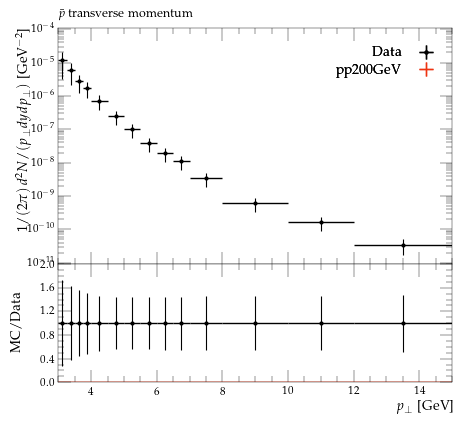

The script that saved this image:
#! /usr/bin/env python3

# This Python script was auto-generated using YODA v2.1.0.
# Analysis object: /STAR_2012_I930463/d01-x01-y06
# Timestamp: 07-10-2025 (17:32:21)

import matplotlib as mpl
import matplotlib.pyplot as plt
mpl.use('Agg') # comment out for interactive use
import os
import numpy as np
from numpy import nan, inf

plotDir = os.path.split(os.path.realpath(__file__))[0]
if 'YODA_USER_PLOT_PATH' in globals():
    plot_outdir = globals()['YODA_USER_PLOT_PATH']
else:
    plot_outdir = plotDir

#plot style
plt.style.use(os.path.join(plotDir, '../default.mplstyle'))
# plot metadata
figW, figH = plt.rcParams['figure.figsize']
ax_xLabel = r'$p_\perp$ [GeV]'
ax_yLabel = r'$1/(2\pi) \, d^2N/(p_\perp dy dp_\perp)$ [GeV$^{-2}$]'
ax_title  = r'$\bar{p}$ transverse momentum'
ax_xScale = 'linear'
ax_yScale = 'log'
xLims = (3.0, 15.0)
yLims = (9e-12, 0.00011000000000000002)

# TeX-friendly labels for the legend
labels = {
    'legend' : ([ r"Data", r"pp200GeV" ], r""),
}

# Adjust canvas width and height
canvasW = 10.0
canvasH = 9.0
figW *= canvasW/10.
figH *= canvasH/9.

# Create figure and axis objects
fig, (ax, ratio0_ax) = plt.subplots(2, 1, sharex=True,
                  figsize=(figW,figH), gridspec_kw={'height_ratios': (6.0, 3.0)})

# Set figure margins
plt.subplots_adjust(
    left   = 1.0 * plt.rcParams['figure.subplot.left'],
    right  = 1.0 * plt.rcParams['figure.subplot.right'],
    top    = 1.0 * plt.rcParams['figure.subplot.top'],
    bottom = 1.0 * plt.rcParams['figure.subplot.bottom'])

ratio0_ax.yaxis.set_major_locator(mpl.ticker.MultipleLocator(0.4))
ratio0_ax.set_ylim(0.0, 2.0)
ratio0_ax.set_ylabel('MC/Data')

# the numerical data is stored in a separate file
dataf = dict()
prefix = os.path.split(__file__)[0]
if prefix:    prefix = prefix + '/'
exec(open(prefix+'d01-x01-y06__data.py').read(), dataf)


legend_handles = dict() # keep track of handles for the legend

# style options for curves
# starts at zorder>=5 to draw curve on top of legend
styles = {
  'Data': {
    'color' : 'black',
    'linestyle' : '-',
    'linewidth' : 1,
    'marker' : 'o',
    'markersize' : 2,
    'capsize' : 0.0,
    'zorder' : 5,
    'histstyle' : 0,
    'drawstyle' : 'steps-pre',
    'xerrorbars' : 1,
    'yerrorbars' : 1,
    'fillcolor' : None,
    'fillopacity' : 1.0,
    'ratio0_linestyle' : '-',
    'ratio0_linewidth' : 1,
    'ratio0_marker' : 'o',
    'ratio0_markersize' : 2,
    'ratio0_capsize' : 0.0,
    'ratio0_zorder' : 5,
    'ratio0_histstyle' : 0,
    'ratio0_drawstyle' : 'steps-pre',
    'ratio0_xerrorbars' : 1,
    'ratio0_yerrorbars' : 1,
  },
  'pp200GeV.yoda': {
    'color' : '#EE3311',
    'linestyle' : '-',
    'linewidth' : 1,
    'marker' : 'none',
    'markersize' : 2,
    'capsize' : 0.0,
    'zorder' : 6,
    'histstyle' : 1,
    'drawstyle' : 'steps-pre',
    'xerrorbars' : 1,
    'yerrorbars' : 1,
    'fillcolor' : None,
    'fillopacity' : 1.0,
    'ratio0_linestyle' : '-',
    'ratio0_linewidth' : 1,
    'ratio0_marker' : 'none',
    'ratio0_markersize' : 2,
    'ratio0_capsize' : 0.0,
    'ratio0_zorder' : 6,
    'ratio0_histstyle' : 1,
    'ratio0_drawstyle' : 'steps-pre',
    'ratio0_xerrorbars' : 1,
    'ratio0_yerrorbars' : 1,
  },
}

# curve from input yoda files in main panel
for label, yvals in dataf['yvals'].items():
    if all(np.isnan(v) for v in dataf['yvals'][label]):
        continue
    tmp = None
    if styles[label]['histstyle']: # draw as histogram
        xpos = dataf['xedges'][label] if styles[label]['drawstyle'] else dataf['xpoints'][label]
        ypos = np.insert(yvals, 0, yvals[0]) if styles[label]['drawstyle'] else yvals
        if styles[label]['fillcolor']: # fill area below curve
            ax.fill_between(xpos, ypos, step='pre',
                            color=styles[label]['fillcolor'],
                            alpha=styles[label]['fillopacity'])
        tmp, = ax.plot(xpos, ypos,
                       color=styles[label]['color'],
                       linestyle=styles[label]['linestyle'],
                       linewidth=styles[label]['linewidth'],
                       drawstyle=styles[label]['drawstyle'], solid_joinstyle='miter',
                       zorder=styles[label]['zorder'], label=label)
    tmp = ax.errorbar(dataf['xpoints'][label], yvals,
                      xerr=np.array(dataf['xerrs'][label])*styles[label]['xerrorbars'],
                      yerr=np.array(dataf['yerrs'][label])*styles[label]['yerrorbars'],
                      fmt=styles[label]['marker'], capsize=styles[label]['capsize'],
                      markersize=styles[label]['markersize'],
                      ecolor=styles[label]['color'],
                      color=styles[label]['color'], zorder=styles[label]['zorder'])
    tmp[-1][0].set_linestyle(styles[label]['linestyle'])
    tmp[-1][0].set_linewidth(styles[label]['linewidth'])
    if label in dataf['add_legend_handle']:  legend_handles[label] = tmp
    for varLabel in dataf['variation_yvals'].keys():
        if varLabel.startswith(label):
            tmp, = ax.plot(dataf['xedges'][label], dataf['variation_yvals'][varLabel],
                           color=styles[label]['color'],
                           linestyle=styles[label]['linestyle'],
                           linewidth=styles[label]['linewidth'],
                           drawstyle='steps-pre', solid_joinstyle='miter',
                           zorder=styles[label]['zorder'], alpha=0.5)


# plots on ratio panel
# curve from input yoda files in ratio panel
for label, yvals in dataf['ratio0_yvals'].items():
    if all(np.isnan(v) for v in yvals):
        continue
    if styles[label]['ratio0_histstyle']: # plot as histogram
        xpos = dataf['xedges']['Data'] if styles[label]['ratio0_drawstyle'] else dataf['xpoints']['Data']
        ypos = np.insert(yvals, 0, yvals[0]) if styles[label]['ratio0_drawstyle'] else yvals
        ratio0_ax.plot(xpos, ypos,
                       color=styles[label]['color'],
                       linewidth=styles[label]['linewidth'],
                       linestyle=styles[label]['ratio0_linestyle'],
                       drawstyle=styles[label]['ratio0_drawstyle'], zorder=styles[label]['zorder'],
                       solid_joinstyle='miter')
    tmp = ratio0_ax.errorbar(dataf['xpoints']['Data'], yvals,
                             xerr=np.array(dataf['ref_xerrs'])*styles[label]['ratio0_xerrorbars'],
                             yerr=np.array(dataf['ratio0_yerrs'][label])*styles[label]['ratio0_yerrorbars'],
                             fmt=styles[label]['ratio0_marker'], capsize=styles[label]['ratio0_capsize'],
                             markersize=styles[label]['ratio0_markersize'],
                             ecolor=styles[label]['color'],
                             color=styles[label]['color'])
    tmp[-1][0].set_linestyle(styles[label]['ratio0_linestyle'])
    tmp[-1][0].set_linewidth(styles[label]['ratio0_linewidth'])

    for varlabel in dataf['ratio0_variation_vals'].keys():
        if varlabel.startswith(label):
            ratio0_ax.plot(dataf['xedges']['Data'],
                            dataf['ratio0_variation_vals'][varlabel],
                            color=styles[label]['color'],
                            linestyle=styles[label]['linestyle'],
                            linewidth=styles[label]['linewidth'],
                            drawstyle='steps-pre', solid_joinstyle='miter',
                            zorder=1, alpha=0.5)

legend_items = list(legend_handles.values())
ax.add_artist(ax.legend(legend_items,
                        labels['legend'][0],
                        title=labels['legend'][1],
                        alignment='right',
                        loc='upper right',
                        bbox_to_anchor=(1.0, 0.97),markerfirst=False))

# set plot metadata as defined above
ratio0_ax.set_xlabel(ax_xLabel)
ratio0_ax.xaxis.set_label_coords(1., -0.15)
ax.set_ylabel(ax_yLabel, ha='right', va='top')
ax.yaxis.set_label_coords(-0.11, 1.0)
ax.set_title(ax_title, loc='left')
ax.set_xscale(ax_xScale)
ax.set_yscale(ax_yScale)
ax.set_xlim(xLims)
ax.set_ylim(yLims)

# tick formatting
plt.rcParams['xtick.top'] = True
plt.rcParams['ytick.right'] = True
ax.yaxis.set_major_locator(mpl.ticker.LogLocator(base=10.0, numticks=np.inf))
ax.yaxis.set_minor_locator(mpl.ticker.LogLocator(
                           base=10.0, subs=np.arange(0.1, 1, 0.1), numticks=np.inf))
fig.align_ylabels((ax, ratio0_ax))
plt.savefig(os.path.join(plot_outdir, 'd01-x01-y06.pdf'), format='PDF')
plt.savefig(os.path.join(plot_outdir, 'd01-x01-y06.png'), format='PNG')

plt.close(fig)
